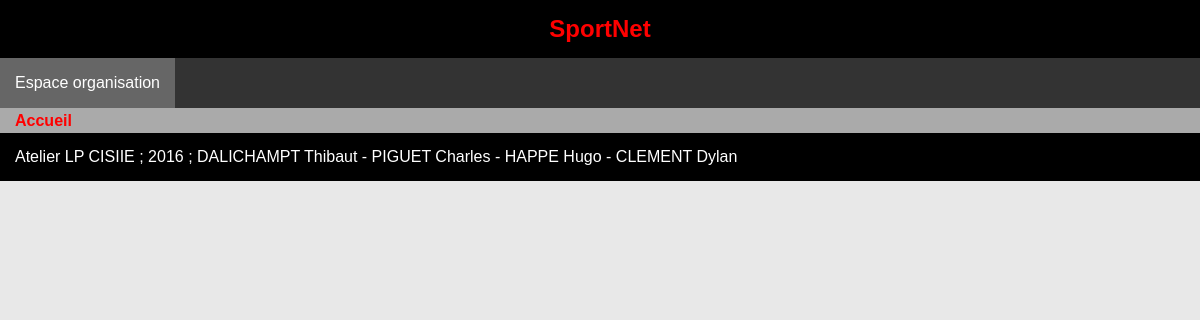
/, run on an earlier commit of the app's database.
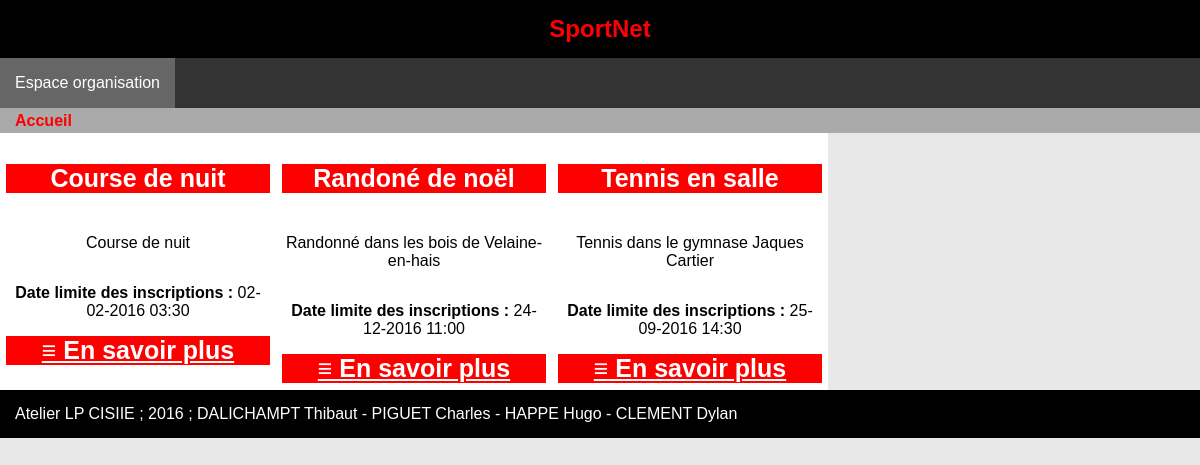
And on a later commit of the database.
### tables this page shows
CREATE TABLE evenement(
        id              int (11) Auto_increment  NOT NULL ,
        nom             Varchar (150) ,
        description     Varchar (1000) ,
        etat            Int ,
		dateheureLimiteInscription Datetime ,
        tarif                      Decimal (25,2) ,
        id_discipline   Int ,
        id_organisateur Int ,
        PRIMARY KEY (id )
);

### src/sportnet/control/SportnetController.php (called while the page is built, shortened)
<?php
class SportnetController {
    public function listEvents()
	{
		$listeEvents = \sportnet\model\evenement::findAll();
		$view = new \sportnet\view\SportnetView($listeEvents);
		$view->render('listEvents');
    }
}

### index.php (called while the page is built, shortened)
<?php
require_once("conf/autoload.php");
$http_req = new sportnet\utils\HttpRequest();
sportnet\utils\Router::dispatch($http_req);

### src/sportnet/utils/HttpRequest.php (called while the page is built, shortened)
<?php
class HttpRequest extends AbstractHttpRequest
{
	public function __construct()
	{
		$this->script_name = $_SERVER["SCRIPT_NAME"];
    }
	public function getRoot()
	{
		$position = strrpos($this->script_name,"/");
		return substr($this->script_name, 0, $position)."/";
	}
}

### conf/autoload.php (called while the page is built, shortened)
<?php
function mon_autoload ($espaceNomClasse)
{
	$chemin = str_replace("\\", DIRECTORY_SEPARATOR, $espaceNomClasse);
}

### src/sportnet/utils/AbstractAuthentification.php (called while the page is built, shortened)
<?php
abstract class AbstractAuthentification {
    public function __get($attr_name) {
        if (property_exists( __CLASS__, $attr_name))
            return $this->$attr_name;
        $emess = __CLASS__ . ": unknown member $attr_name (__get)";
        throw new \Exception($emess);
    }
}

### src/sportnet/utils/Authentification.php (called while the page is built, shortened)
<?php
class Authentification extends AbstractAuthentification
{
	public function __construct()
	{
		if(isset($_SESSION["user_login"]))
		{
			$this->user_login = $_SESSION["user_login"];
			$this->logged_in = true;
		}
		else
		{
			$this->logged_in = false;
		}
	}
}

### src/sportnet/model/AbstractModel.php (called while the page is built, shortened)
<?php
abstract class AbstractModel {
    public function __get($attr_name)
	{
        if (property_exists( $this, $attr_name))
		{
			return $this->$attr_name;
		}
		else
		{
			$emess = $this . ": unknown member $attr_name (__get)";
			throw new \Exception($emess);
		}
    }
}

### src/sportnet/model/evenement.php (called while the page is built, shortened)
<?php
class evenement extends AbstractModel {
	public function __construct()
	{
		$connect = new \sportnet\utils\ConnectionFactory();
		$connect->setConfig("conf/config.ini");
		self::$db = $connect->makeConnection();
		self::$db->query("SET CHARACTER SET utf8");
	}
	public static function findAll()
	{
		if(self::$db == null)
		{
			$connect = new \sportnet\utils\ConnectionFactory();
			$connect->setConfig("conf/config.ini");
			self::$db = $connect->makeConnection();
			self::$db->query("SET CHARACTER SET utf8");
		}
        $select = "SELECT * FROM evenement";
        $select_prep = self::$db->prepare($select);
        $select_prep->execute();
		$tab = null;
		while ($ligne = $select_prep->fetch(\PDO::FETCH_ASSOC)) {
			$obj = new evenement();
			$obj->id = $ligne['id'];
			$obj->nom = $ligne['nom'];
			$obj->description  = $ligne['description'];
			$obj->etat = $ligne['etat'];
			$obj->dateheureLimiteInscription = date_create($ligne['dateheureLimiteInscription']);
			$obj->tarif = $ligne['tarif'];
			$obj->discipline = \sportnet\model\discipline::findById($ligne['id_discipline']);
			$obj->organisateur = \sportnet\model\organisateur::findById($ligne['id_organisateur']);
			$tab[] = $obj;
		}
		return $tab;
	}
}
?>

### src/sportnet/utils/ConnectionFactory.php (called while the page is built, shortened)
<?php
	class ConnectionFactory
	{
		private static $config;
		private static $db;
		public static function setConfig($nom_fichier)
		{
			self::$config = parse_ini_file($nom_fichier);
		}
		public static function makeConnection()
		{
			if(!(isset($db)))
			{
				$dsn = "mysql:host=".self::$config["host"].";dbname=".self::$config["base"];
				self::$db = new \PDO($dsn, self::$config["user"], self::$config["pass"]);
			}
			return self::$db;
		}
	}

### src/sportnet/utils/AbstractHttpRequest.php (called while the page is built, shortened)
<?php
abstract class AbstractHttpRequest {
    public function __get($attr_name) {
        if (property_exists( __CLASS__, $attr_name)) {
            return $this->$attr_name;
        }
        $emess = __CLASS__ . ": unknown member $attr_name (__get)";
        throw new \Exception($emess);
    }
}

### src/sportnet/view/SportnetView.php (the view, shortened to what this page needs)
<?php
class SportnetView extends AbstractView{
	protected function listEvents() {
		$html = '';
		foreach($this->data as $event) {
			if($event->etat != 1)
			{
				$description = $event->description;
					$date = date_format($event->dateheureLimiteInscription,"d-m-Y H:i");
				$html .= <<<EOT
<div class="event offset-0 span-3">
	<h3>{$event->nom}</h3>
	<p>${description}</p>
	<p><b>Date limite des inscriptions : </b>{$date}</p>
	<h4 class="bottom_plus"><a href="{$this->script_name}/evenement/?event={$event->id}">≡ En savoir plus</a></h4>
</div>
EOT;
			}
		}
		return $html;
	}
    public function render($selector){
        switch($selector){
			case 'listEvents':
				$breadcrumb = $this->renderBreadcrumb();
                $main = $this->listEvents();
				break;
        }
        $style_file = $this->app_root.'css/main.css';
        $header 	= $this->renderHeader();
        $menu   	= $this->renderMenu();
		$messages	= $this->renderMessage();
		$footer		= $this->renderFooter();
        $html = <<<EOT
<!DOCTYPE html>
<html lang="fr">
    <head>
        <meta charset="utf-8">
        <title>SportNet</title>
		<meta name="viewport" content="width=device-width,initial-scale=1.0">
		<link rel="shortcut icon" href="{$this->app_root}/favicon.ico">
        <link rel="stylesheet" href="${style_file}">
		<script type="text/javascript" src="{$this->app_root}/js/sportnet.js"></script>
    </head>
    <body>
        ${header}
        ${menu}
		${breadcrumb}
		${messages}
		<div class="container line">
			${main}
		</div>
		${footer}
    </body>
</html>
EOT;
    echo $html;
    }
}

What changed in the data, as far as the page shows it:
now on this page (row edited): evenement: nom "Course de nuit", description "Course de nuit", dateheureLimiteInscription "02-02-2016 03:30"
now on this page (row edited): evenement: nom "Randoné de noël", description "Randonné dans les bois de Velaine-en-hais", dateheureLimiteInscription "24-12-2016 11:00"
now on this page (row edited): evenement: nom "Tennis en salle", description "Tennis dans le gymnase Jaques Cartier", dateheureLimiteInscription "25-09-2016 14:30"
